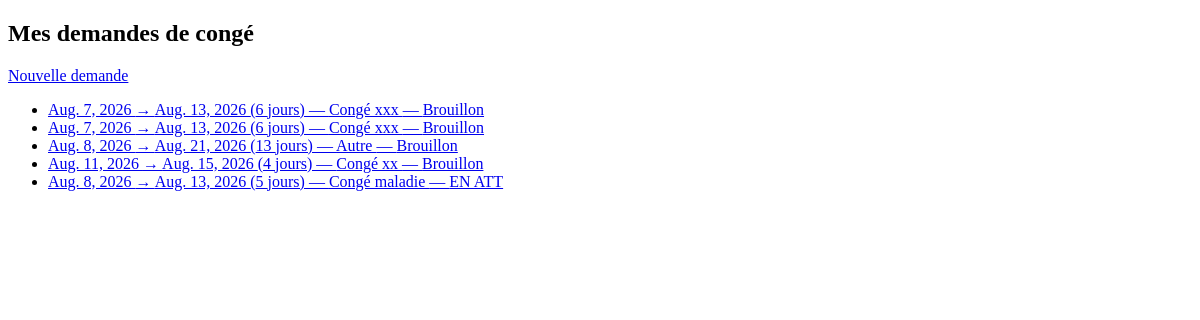
The app's page /mes_demandes/ (signed in), older data.
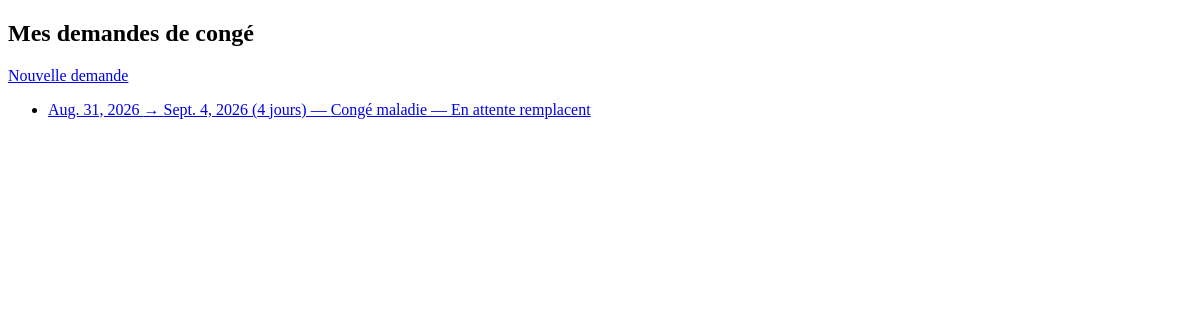
The same page, newer data.
### conges/models.py (models this page shows, shortened)
class DemandeConge(models.Model):
        name_employee=models.ForeignKey(
          Employe,
          on_delete=models.CASCADE,
          related_name='employe'
        )
        name_remplacent=models.ForeignKey(
            Employe,
            on_delete=models.CASCADE,
            related_name='remplacent'
        )
        dateCreation = models.DateField(auto_now_add=True)
        dateDebut = models.DateField()
        dateFin = models.DateField()
        Numbrejours= models.DecimalField(max_digits=2, decimal_places=0)
        piece_Joine=models.FileField(upload_to='justificatifs/', null=True, blank=True)
        commentaire=models.TextField(blank=True)
        TYPE_STATUE = [
            ('VA', 'Validé'),
            ('REF', 'Refusé'),
            ('EN_ATT_RMP', 'En attente remplacent'),
            ('EN_ATT_VA', 'En attente validation'),
            ('BR', 'Brouillon'),
            ('ANN', 'Annulé')
        ]
        statue=models.CharField(max_length=10, choices=TYPE_STATUE)
        NIVEAU_CHOICES = [
           ('CG', 'Chef de Groupe'),
           ('CD', 'Chef de Département'),
           ('DIR', 'Directeur')
                          ]
        niveau_validation=models.CharField(max_length=20, choices= NIVEAU_CHOICES, blank=True, null=True)
        motif = models.CharField(max_length=255, blank=True)
        TYPE_CONGE_CHOICES = [
         ('1', 'Congé xxx'),
         ('2', 'Congé maladie'),
         ('3', 'Congé xx'),
         ('AU', 'Autre'),
]
        type_conge = models.CharField(max_length=10, choices=TYPE_CONGE_CHOICES)

### conges/views.py (the view)
# urls.py: path('mes_demandes/', views.mes_demandes, name='mes_demandes' ),
@login_required
def mes_demandes(request):
    demandes = DemandeConge.objects.filter(name_employee=request.user.employe).order_by('dateCreation')
    return render(request, 'conges/mes_demandes.html', {'demandes' : demandes})

### conges/templates/conges/mes_demandes.html (shortened to what this page needs)
<!DOCTYPE html>
<html>
<head>
</head>
<body>
    <h2>Mes demandes de congé</h2>
    <p><a href="{% url 'nouvelle_demande' %}">Nouvelle demande</a></p>
    {% if demandes %}
        <ul>
        {% for demande in demandes %}
            <li>
                <a href="{% url 'detail_demande' demande.id %}">
                {{ demande.dateDebut }} → {{ demande.dateFin }}
                ({{ demande.Numbrejours }} jours) —
                {{ demande.get_type_conge_display }} —
                {{ demande.get_statue_display }}
            </li>
        {% endfor %}
        </ul>
    {% else %}
        <p>Vous n'avez aucune demande pour le moment.</p>
    {% endif %}
</body>
</html>

Row changes from the older to the newer data that the page shows:
removed DemandeConge: dateDebut "Aug. 7, 2026", dateFin "Aug. 13, 2026", Numbrejours "6", type_conge "Congé xxx", statue "Brouillon"
removed DemandeConge: dateDebut "Aug. 7, 2026", dateFin "Aug. 13, 2026", Numbrejours "6", type_conge "Congé xxx", statue "Brouillon"
removed DemandeConge: dateDebut "Aug. 8, 2026", dateFin "Aug. 21, 2026", Numbrejours "13", type_conge "Autre", statue "Brouillon"
removed DemandeConge: dateDebut "Aug. 11, 2026", dateFin "Aug. 15, 2026", Numbrejours "4", type_conge "Congé xx", statue "Brouillon"
removed DemandeConge: dateDebut "Aug. 8, 2026", dateFin "Aug. 13, 2026", Numbrejours "5", type_conge "Congé maladie", statue "EN ATT"
added DemandeConge: dateDebut "Aug. 31, 2026", dateFin "Sept. 4, 2026", Numbrejours "4", type_conge "Congé maladie", statue "En attente remplacent"
